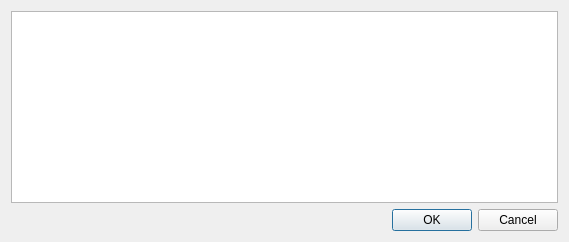
<?xml version="1.0" encoding="UTF-8"?>
<ui version="4.0">
 <class>ParamsDialog</class>
 <widget class="QDialog" name="ParamsDialog">
  <property name="windowModality">
   <enum>Qt::NonModal</enum>
  </property>
  <property name="geometry">
   <rect>
    <x>0</x>
    <y>0</y>
    <width>569</width>
    <height>239</height>
   </rect>
  </property>
  <property name="sizePolicy">
   <sizepolicy hsizetype="MinimumExpanding" vsizetype="MinimumExpanding">
    <horstretch>0</horstretch>
    <verstretch>0</verstretch>
   </sizepolicy>
  </property>
  <property name="windowTitle">
   <string>Parameters used for conversion</string>
  </property>
  <property name="windowIcon">
   <iconset resource="spectral.qrc">
    <normaloff>:/spectral.png</normaloff>:/spectral.png</iconset>
  </property>
  <property name="modal">
   <bool>false</bool>
  </property>
  <layout class="QVBoxLayout" name="verticalLayout">
   <item>
    <widget class="QTableWidget" name="tbl_params">
     <property name="sizePolicy">
      <sizepolicy hsizetype="MinimumExpanding" vsizetype="MinimumExpanding">
       <horstretch>0</horstretch>
       <verstretch>0</verstretch>
      </sizepolicy>
     </property>
    </widget>
   </item>
   <item>
    <widget class="QDialogButtonBox" name="buttonBox">
     <property name="orientation">
      <enum>Qt::Horizontal</enum>
     </property>
     <property name="standardButtons">
      <set>QDialogButtonBox::Cancel|QDialogButtonBox::Ok</set>
     </property>
    </widget>
   </item>
  </layout>
 </widget>
 <resources>
  <include location="spectral.qrc"/>
 </resources>
 <connections>
  <connection>
   <sender>buttonBox</sender>
   <signal>accepted()</signal>
   <receiver>ParamsDialog</receiver>
   <slot>accept()</slot>
   <hints>
    <hint type="sourcelabel">
     <x>248</x>
     <y>254</y>
    </hint>
    <hint type="destinationlabel">
     <x>157</x>
     <y>274</y>
    </hint>
   </hints>
  </connection>
  <connection>
   <sender>buttonBox</sender>
   <signal>rejected()</signal>
   <receiver>ParamsDialog</receiver>
   <slot>reject()</slot>
   <hints>
    <hint type="sourcelabel">
     <x>316</x>
     <y>260</y>
    </hint>
    <hint type="destinationlabel">
     <x>286</x>
     <y>274</y>
    </hint>
   </hints>
  </connection>
 </connections>
</ui>
